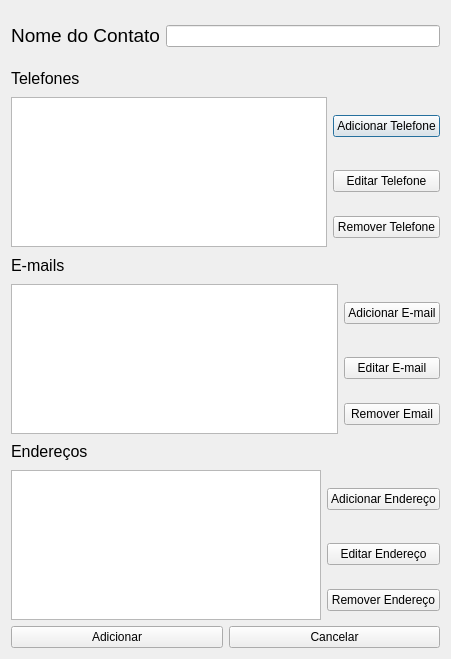
<?xml version="1.0" encoding="UTF-8"?>
<ui version="4.0">
 <class>ContatoUI</class>
 <widget class="QDialog" name="ContatoUI">
  <property name="windowModality">
   <enum>Qt::ApplicationModal</enum>
  </property>
  <property name="geometry">
   <rect>
    <x>0</x>
    <y>0</y>
    <width>451</width>
    <height>659</height>
   </rect>
  </property>
  <property name="windowTitle">
   <string>Contato</string>
  </property>
  <layout class="QGridLayout" name="gridLayout_4">
   <item row="1" column="0" colspan="2">
    <layout class="QGridLayout" name="gridLayout">
     <item row="0" column="0">
      <widget class="QLabel" name="label_2">
       <property name="maximumSize">
        <size>
         <width>1000</width>
         <height>50</height>
        </size>
       </property>
       <property name="text">
        <string>&lt;html&gt;&lt;head/&gt;&lt;body&gt;&lt;p&gt;&lt;span style=&quot; font-size:12pt;&quot;&gt;Telefones&lt;/span&gt;&lt;/p&gt;&lt;/body&gt;&lt;/html&gt;</string>
       </property>
      </widget>
     </item>
     <item row="1" column="1">
      <widget class="QPushButton" name="AdicionarTelefone">
       <property name="text">
        <string>Adicionar Telefone</string>
       </property>
      </widget>
     </item>
     <item row="2" column="1">
      <widget class="QPushButton" name="EditarTelefone">
       <property name="text">
        <string>Editar Telefone</string>
       </property>
      </widget>
     </item>
     <item row="3" column="1">
      <widget class="QPushButton" name="RemoverTelefone">
       <property name="text">
        <string>Remover Telefone</string>
       </property>
      </widget>
     </item>
     <item row="1" column="0" rowspan="3">
      <widget class="QTableWidget" name="Telefones">
       <property name="enabled">
        <bool>true</bool>
       </property>
       <property name="minimumSize">
        <size>
         <width>0</width>
         <height>150</height>
        </size>
       </property>
       <property name="editTriggers">
        <set>QAbstractItemView::NoEditTriggers</set>
       </property>
      </widget>
     </item>
    </layout>
   </item>
   <item row="2" column="0" colspan="2">
    <layout class="QGridLayout" name="gridLayout_2">
     <item row="1" column="1">
      <widget class="QPushButton" name="AdicionarEmail">
       <property name="text">
        <string>Adicionar E-mail</string>
       </property>
      </widget>
     </item>
     <item row="2" column="1">
      <widget class="QPushButton" name="EditarEmail">
       <property name="text">
        <string>Editar E-mail</string>
       </property>
      </widget>
     </item>
     <item row="3" column="1">
      <widget class="QPushButton" name="RemoverEmail">
       <property name="text">
        <string>Remover Email</string>
       </property>
      </widget>
     </item>
     <item row="1" column="0" rowspan="3">
      <widget class="QListWidget" name="Emails">
       <property name="enabled">
        <bool>true</bool>
       </property>
       <property name="minimumSize">
        <size>
         <width>0</width>
         <height>150</height>
        </size>
       </property>
      </widget>
     </item>
     <item row="0" column="0" colspan="2">
      <widget class="QLabel" name="label_3">
       <property name="maximumSize">
        <size>
         <width>1000</width>
         <height>50</height>
        </size>
       </property>
       <property name="text">
        <string>&lt;html&gt;&lt;head/&gt;&lt;body&gt;&lt;p&gt;&lt;span style=&quot; font-size:12pt;&quot;&gt;E-mails&lt;/span&gt;&lt;/p&gt;&lt;/body&gt;&lt;/html&gt;</string>
       </property>
      </widget>
     </item>
    </layout>
   </item>
   <item row="3" column="0" colspan="2">
    <layout class="QGridLayout" name="gridLayout_3">
     <item row="1" column="1">
      <widget class="QPushButton" name="AdicionarEndereco">
       <property name="text">
        <string>Adicionar Endereço</string>
       </property>
      </widget>
     </item>
     <item row="2" column="1">
      <widget class="QPushButton" name="EditarEndereco">
       <property name="text">
        <string>Editar Endereço</string>
       </property>
      </widget>
     </item>
     <item row="0" column="0" colspan="2">
      <widget class="QLabel" name="label_4">
       <property name="maximumSize">
        <size>
         <width>1000</width>
         <height>50</height>
        </size>
       </property>
       <property name="text">
        <string>&lt;html&gt;&lt;head/&gt;&lt;body&gt;&lt;p&gt;&lt;span style=&quot; font-size:12pt;&quot;&gt;Endereços&lt;/span&gt;&lt;/p&gt;&lt;/body&gt;&lt;/html&gt;</string>
       </property>
      </widget>
     </item>
     <item row="3" column="1">
      <widget class="QPushButton" name="RemoverEndereco">
       <property name="text">
        <string>Remover Endereço</string>
       </property>
      </widget>
     </item>
     <item row="1" column="0" rowspan="3">
      <widget class="QTableWidget" name="Enderecos">
       <property name="enabled">
        <bool>true</bool>
       </property>
       <property name="minimumSize">
        <size>
         <width>0</width>
         <height>150</height>
        </size>
       </property>
       <property name="editTriggers">
        <set>QAbstractItemView::NoEditTriggers</set>
       </property>
      </widget>
     </item>
    </layout>
   </item>
   <item row="4" column="0">
    <widget class="QPushButton" name="AdicionarContato">
     <property name="text">
      <string>Adicionar</string>
     </property>
    </widget>
   </item>
   <item row="4" column="1">
    <widget class="QPushButton" name="Cancelar">
     <property name="text">
      <string>Cancelar</string>
     </property>
    </widget>
   </item>
   <item row="0" column="0" colspan="2">
    <layout class="QHBoxLayout" name="horizontalLayout">
     <property name="sizeConstraint">
      <enum>QLayout::SetMaximumSize</enum>
     </property>
     <item>
      <widget class="QLabel" name="label_1">
       <property name="minimumSize">
        <size>
         <width>0</width>
         <height>50</height>
        </size>
       </property>
       <property name="text">
        <string>&lt;html&gt;&lt;head/&gt;&lt;body&gt;&lt;p&gt;&lt;span style=&quot; font-size:14pt;&quot;&gt;Nome do Contato&lt;/span&gt;&lt;/p&gt;&lt;/body&gt;&lt;/html&gt;</string>
       </property>
       <property name="alignment">
        <set>Qt::AlignCenter</set>
       </property>
      </widget>
     </item>
     <item>
      <widget class="QLineEdit" name="Nome"/>
     </item>
    </layout>
   </item>
  </layout>
 </widget>
 <resources/>
 <connections>
  <connection>
   <sender>Cancelar</sender>
   <signal>clicked()</signal>
   <receiver>ContatoUI</receiver>
   <slot>reject()</slot>
   <hints>
    <hint type="sourcelabel">
     <x>547</x>
     <y>780</y>
    </hint>
    <hint type="destinationlabel">
     <x>563</x>
     <y>753</y>
    </hint>
   </hints>
  </connection>
 </connections>
</ui>
